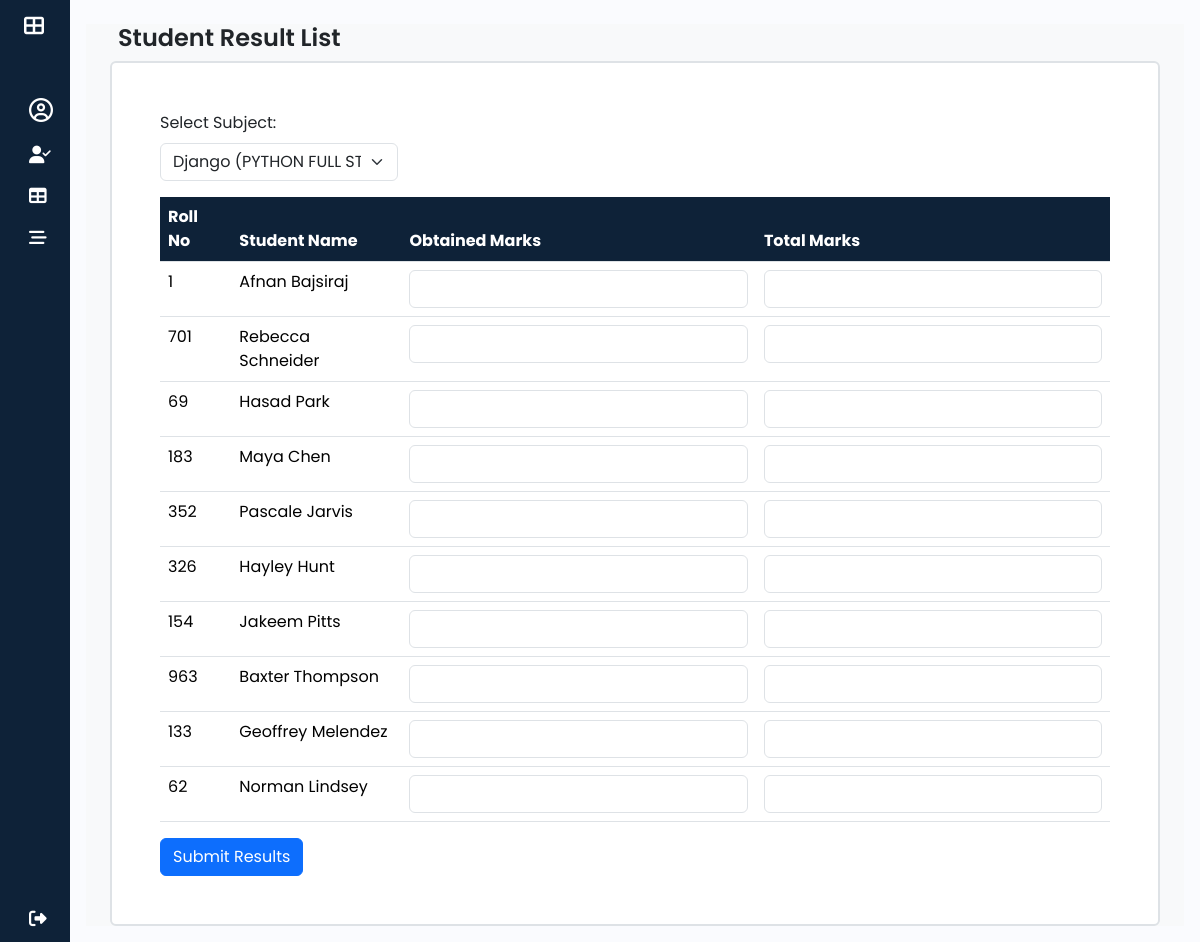
/teacher/student/result/ (signed in), run on the app's committed database.
### attendance/models.py (models this page shows, shortened)
class Student(models.Model):
    id = models.AutoField(primary_key=True)
    user = models.OneToOneField(User, on_delete=models.CASCADE, related_name="student_model")
    course_id = models.ForeignKey(Course, on_delete=models.DO_NOTHING, null=True, blank=True)
    batch = models.ForeignKey(Batch, on_delete=models.DO_NOTHING, null=True, blank=True,related_name="students")
    roll_no = models.CharField(max_length=10)
    phone_no = models.CharField(max_length=10, unique=True, null=True, blank=True)
    email = models.EmailField()
    gender = models.CharField(max_length=10,default='male',null=True,blank=True)
    address = models.TextField(null=True,blank=True)
    profile_pic = models.FileField(upload_to='profile_pics/',null=True,blank=True)
    is_active = models.BooleanField(default=True)
    created_at = models.DateTimeField(auto_now_add=True,blank=True,null=True)
    updated_at = models.DateTimeField(auto_now=True,blank=True,null=True)

class User(AbstractUser):
    USER_TYPE = [
        ('ADMIN', 'Admin'),
        ('STUDENT','student'),
        ('TEACHER','teacher'),
    ]
    user_type = models.CharField(max_length=25,choices = USER_TYPE,default='STUDENT',null=False,blank=False)
    profile_pic = models.ImageField(upload_to='profile_pics/',null=True,blank=True)
    email_verified = models.BooleanField(default=False)
    otp = models.CharField(max_length=6, blank=True, null=True)
    groups = models.ManyToManyField(
        Group,
        related_name="custom_user_groups",  # Avoids conflict with auth.User.groups
        blank=True
    )
    user_permissions = models.ManyToManyField(
        Permission,
        related_name="custom_user_permissions",  # Avoids conflict with auth.User.user_permissions
        blank=True
    )

### ITP_STU_ATTENDANCE/teacherViews.py (the view, shortened to what this page needs)
# urls.py: path('teacher/student/result/',teacherViews.add_student_result,name='add_student_result'),
@login_required
def add_student_result(request):
    teacher = get_object_or_404(Teacher, user=request.user)
    subjects = Subject.objects.filter(teacher=teacher)
    students = Student.objects.filter(course_id__in=subjects.values_list('course', flat=True))
    return render(request, 'teacher/add_result.html', {'subjects': subjects, 'students': students})

### templates/teacher/add_result.html (shortened to what this page needs)
{% extends "base.html" %}
{% block content %}
<section class="container-fluid bg-light" id='main-content'>
    <section class="container">
        <h1 class="m-2">Student Result List</h1>
        <div class="content bg-white p-5 my-auto border border-2 rounded">
        <form method="POST">
            <div class="col-12 col-md-3 mb-3">
                <label for="subject" class="form-label">Select Subject:</label>
                <select name="subject" id="subject" class="form-select" required>
                    {% for subject in subjects %}
                        <option value="{{ subject.id }}">{{ subject.name }} ({{ subject.course.name }})</option>
                    {% endfor %}
                </select>
            </div>
            <table class="table table-hover">
                <thead class="table " style="--bs-table-bg: #0e2238;">
                    <th scope="col" class="text-white">Roll No</th>
                    <th scope="col" class="text-white">Student Name</th>
                    <th scope="col" class="text-white">Obtained Marks</th>
                    <th scope="col" class="text-white">Total Marks</th>
                </thead>
                <tbody>
                    {% for student in students %}
                        <tr>
                            <td>{{ student.roll_no }}</td>
                            <td>{{ student.user.get_full_name }}</td>
                            <td>
                                <input type="number" class="form-control" name="obtained_marks_{{ student.id }}"  required>
                            </td>
                            <td>
                                <input type="number" class="form-control" name="total_marks_{{ student.id }}" required>
                            </td>
                        </tr>
                    {% endfor %}
                </tbody>
              </table>
              <button type="submit" class="btn btn-primary">Submit Results</button>
            </form>
        </div>
    </section>
</section>
{% endblock content %}

### static/css/sidebar.css (style rules this page uses)
h1 { font-weight: 600; font-size: 1.5rem; }
body { font-family: 'Poppins', sans-serif; }

### data on the page
Student: roll_no "1", user.get_full_name "Afnan Bajsiraj"
Student: roll_no "701", user.get_full_name "Rebecca Schneider"
Student: roll_no "69", user.get_full_name "Hasad Park"
Student: roll_no "183", user.get_full_name "Maya Chen"
Student: roll_no "352", user.get_full_name "Pascale Jarvis"
Student: roll_no "326", user.get_full_name "Hayley Hunt"
Student: roll_no "154", user.get_full_name "Jakeem Pitts"
Student: roll_no "963", user.get_full_name "Baxter Thompson"
Student: roll_no "133", user.get_full_name "Geoffrey Melendez"
Student: roll_no "62", user.get_full_name "Norman Lindsey"

### other printed values
form field subject "Django (PYTHON FULL STACK)"
